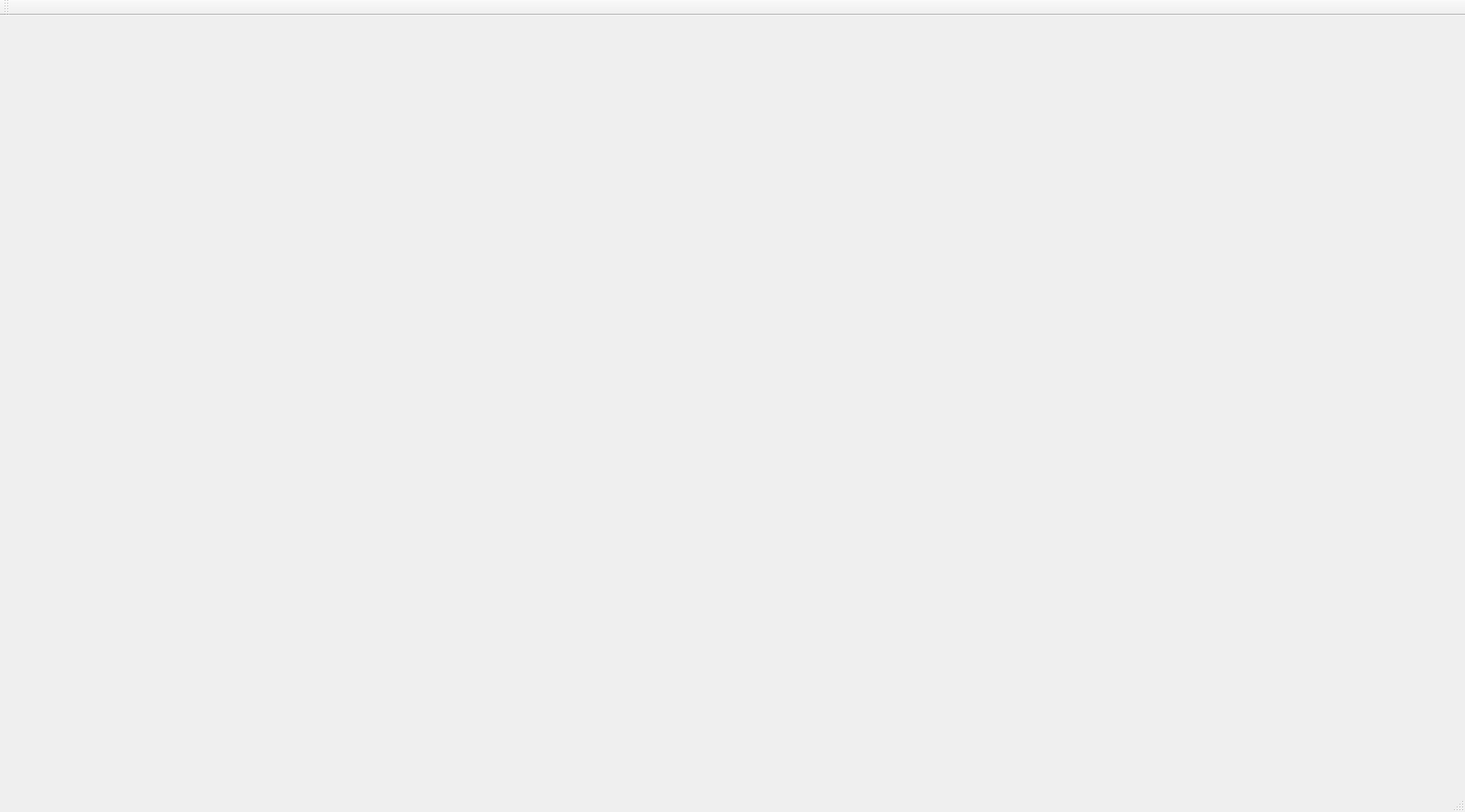
<?xml version="1.0" encoding="UTF-8"?>
<ui version="4.0">
 <class>MainWindow</class>
 <widget class="QMainWindow" name="MainWindow">
  <property name="geometry">
   <rect>
    <x>0</x>
    <y>0</y>
    <width>1596</width>
    <height>885</height>
   </rect>
  </property>
  <property name="windowTitle">
   <string>MainWindow</string>
  </property>
  <widget class="QWidget" name="centralWidget">
   <layout class="QGridLayout" name="gridLayout"/>
  </widget>
  <widget class="QMenuBar" name="menuBar">
   <property name="geometry">
    <rect>
     <x>0</x>
     <y>0</y>
     <width>1596</width>
     <height>35</height>
    </rect>
   </property>
  </widget>
  <widget class="QToolBar" name="mainToolBar">
   <attribute name="toolBarArea">
    <enum>TopToolBarArea</enum>
   </attribute>
   <attribute name="toolBarBreak">
    <bool>false</bool>
   </attribute>
  </widget>
  <widget class="QStatusBar" name="statusBar"/>
 </widget>
 <layoutdefault spacing="6" margin="11"/>
 <resources/>
 <connections/>
</ui>
